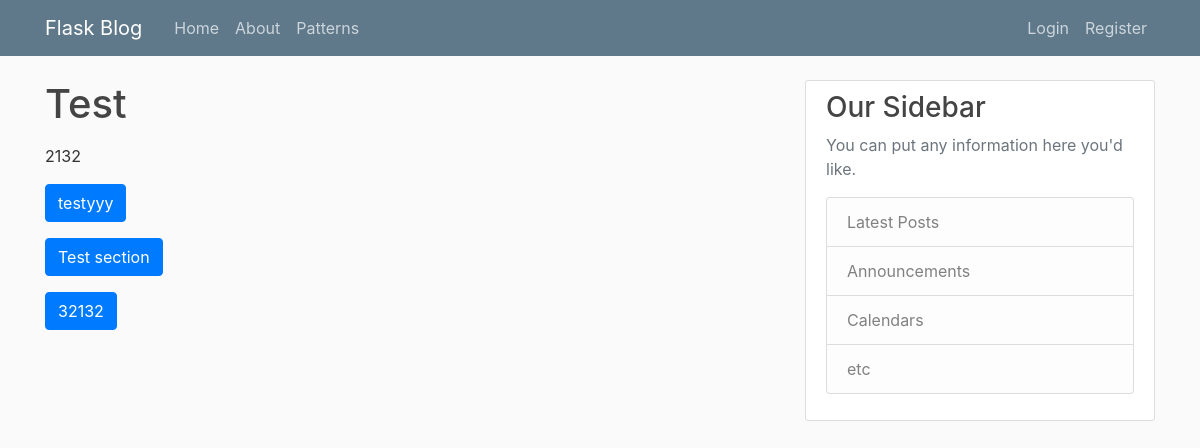
Before: /patterns/Test with the older database file.
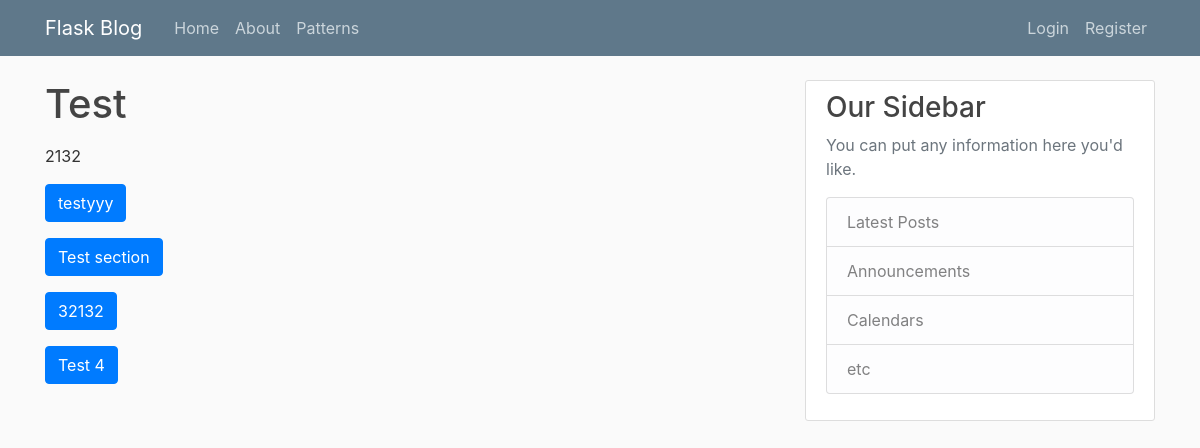
After: the same page with the newer database file.
### flaskblog/models.py (models this page shows, shortened)
class Section(db.Model):
    id = db.Column(db.Integer, primary_key=True)
    title = db.Column(db.String(100), nullable=False)
    content = db.Column(db.Text, nullable=False)
    pattern_title = db.Column(db.Integer, db.ForeignKey('pattern.title'), nullable=False)

### flaskblog/patterns/routes.py (the view)
@patterns.route("/patterns/<string:title>")
def pattern(title):
    page = request.args.get('page', 1, type=int)
    pattern = Pattern.query.filter_by(title=title).first_or_404()
    sections = Section.query.filter_by(parent_pattern=pattern) \
        .order_by(Section.id.asc()) \
        .paginate(page=page, per_page=10)
    return render_template('pattern.html', sections=sections, pattern=pattern, title=title)

### flaskblog/templates/pattern.html (shortened to what this page needs)
{% extends "layout.html" %}
{% block content %}
    <h1 class="mb-3">{{ pattern.title }}</h1>
    <p class="article-content">{{ pattern.content }}</p>
    {% for section in sections.items %}
        <p>
          <a class="btn btn-primary" data-toggle="collapse" href="#collapse{{ section.id }}" role="button" aria-expanded="false" aria-controls="collapse{{ section.id }}">
            {{ section.title }}
          </a>
        </p>
    {% endfor %}
{% endblock content %}

Changed rows visible on the page:
added Section: title "Test 4"
